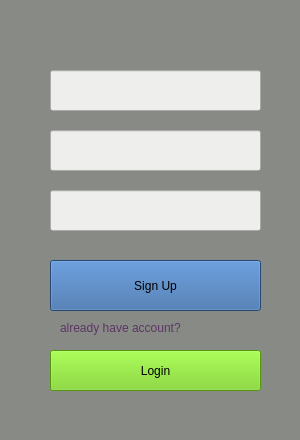
<?xml version="1.0" encoding="UTF-8"?>
<ui version="4.0">
 <class>MainWindow</class>
 <widget class="QMainWindow" name="MainWindow">
  <property name="geometry">
   <rect>
    <x>0</x>
    <y>0</y>
    <width>300</width>
    <height>440</height>
   </rect>
  </property>
  <property name="windowTitle">
   <string>Sign Up</string>
  </property>
  <property name="styleSheet">
   <string notr="true">background-color:rgb(136, 138, 133);</string>
  </property>
  <widget class="QWidget" name="centralwidget">
   <widget class="QLineEdit" name="text_id">
    <property name="geometry">
     <rect>
      <x>50</x>
      <y>70</y>
      <width>211</width>
      <height>41</height>
     </rect>
    </property>
    <property name="toolTip">
     <string>&lt;html&gt;&lt;head/&gt;&lt;body&gt;&lt;p&gt;ID&lt;/p&gt;&lt;/body&gt;&lt;/html&gt;</string>
    </property>
    <property name="styleSheet">
     <string notr="true">background-color:rgb(238, 238, 236)</string>
    </property>
   </widget>
   <widget class="QLineEdit" name="text_password">
    <property name="geometry">
     <rect>
      <x>50</x>
      <y>130</y>
      <width>211</width>
      <height>41</height>
     </rect>
    </property>
    <property name="toolTip">
     <string>&lt;html&gt;&lt;head/&gt;&lt;body&gt;&lt;p&gt;Password&lt;/p&gt;&lt;/body&gt;&lt;/html&gt;</string>
    </property>
    <property name="styleSheet">
     <string notr="true">background-color:rgb(238, 238, 236);</string>
    </property>
    <property name="echoMode">
     <enum>QLineEdit::Password</enum>
    </property>
   </widget>
   <widget class="QPushButton" name="button_login">
    <property name="geometry">
     <rect>
      <x>50</x>
      <y>350</y>
      <width>211</width>
      <height>41</height>
     </rect>
    </property>
    <property name="styleSheet">
     <string notr="true">background-color:rgb(115, 210, 22);</string>
    </property>
    <property name="text">
     <string>Login</string>
    </property>
   </widget>
   <widget class="QPushButton" name="button_signup">
    <property name="geometry">
     <rect>
      <x>50</x>
      <y>260</y>
      <width>211</width>
      <height>51</height>
     </rect>
    </property>
    <property name="styleSheet">
     <string notr="true">background-color:rgb(52, 101, 164);</string>
    </property>
    <property name="text">
     <string>Sign Up</string>
    </property>
   </widget>
   <widget class="QLabel" name="label">
    <property name="geometry">
     <rect>
      <x>60</x>
      <y>320</y>
      <width>191</width>
      <height>17</height>
     </rect>
    </property>
    <property name="styleSheet">
     <string notr="true">color:rgb(92, 53, 102)</string>
    </property>
    <property name="text">
     <string>&lt;html&gt;&lt;head/&gt;&lt;body&gt;&lt;p&gt;already have account?&lt;/p&gt;&lt;/body&gt;&lt;/html&gt;</string>
    </property>
   </widget>
   <widget class="QLineEdit" name="text_name">
    <property name="geometry">
     <rect>
      <x>50</x>
      <y>190</y>
      <width>211</width>
      <height>41</height>
     </rect>
    </property>
    <property name="toolTip">
     <string>&lt;html&gt;&lt;head/&gt;&lt;body&gt;&lt;p&gt;Name&lt;/p&gt;&lt;/body&gt;&lt;/html&gt;</string>
    </property>
    <property name="styleSheet">
     <string notr="true">background-color:rgb(238, 238, 236);</string>
    </property>
    <property name="echoMode">
     <enum>QLineEdit::Normal</enum>
    </property>
   </widget>
  </widget>
  <widget class="QMenuBar" name="menubar">
   <property name="geometry">
    <rect>
     <x>0</x>
     <y>0</y>
     <width>300</width>
     <height>22</height>
    </rect>
   </property>
  </widget>
  <widget class="QStatusBar" name="statusbar"/>
 </widget>
 <resources/>
 <connections/>
</ui>
